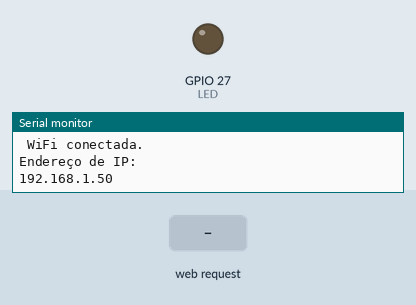
Simulated run of this sketch. Board: ESP32. Shown: output pins drawn as LEDs (lit = HIGH), the last lines printed to the serial monitor. The test bench sets the inputs (shaded band). WiFi joins after 1.5 s; servers stay silent unless stated.

Above: at 2.7 s.
2.8 s: HTTP request GET /H received
At 3.1 s:
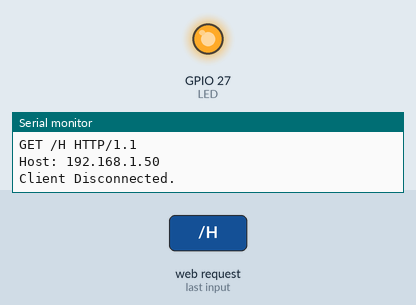
4.3 s: HTTP request GET /L received
At 5.4 s:
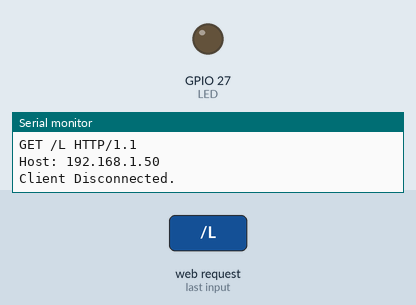
Timing chart, 0 to 7.3 s (numbered marks = the images above; inputs shaded):
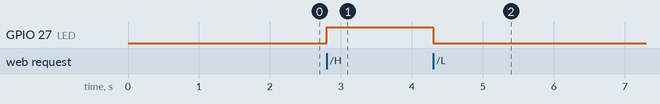

Measured:
- after the input at 2.8 s, GPIO 27 (LED): LOW → HIGH at once
- after the input at 4.3 s, GPIO 27 (LED): HIGH → LOW at once

The sketch:

esp_webServer.ino
```cpp
/*
  Programa para comunicação Wifi
  SENAI - Timbó
  TEC - Desenvolvimento de Sistemas - Internet das Coisas
*/

#include <WiFi.h>

// Substitua pelo SSID e senha da sua rede WiFi
const char* ssid = "Smart 4.0 (3)";
const char* password = "Smart4.0";
int LED = 27;
WiFiServer server(80);

void setup() {
  Serial.begin(115200);  // Inicializa comunicação serial
  pinMode(LED, OUTPUT);

  Serial.println();
  Serial.print("Conectando-se a ");
  Serial.print(ssid);
  WiFi.begin(ssid, password);

  // Aguarda conexão
  while (WiFi.status() != WL_CONNECTED) {
    delay(500);
    Serial.println(".");
  }

  Serial.print(" ");
  Serial.println("WiFi conectada.");
  Serial.println("Endereço de IP: ");
  Serial.println(WiFi.localIP());

  server.begin();
}

void loop() {
  WiFiClient client = server.available();
  if (client) {
    Serial.println("New Client.");
    String currentLine = "";
    while (client.connected()) {
      if (client.available()) {
        char c = client.read();
        Serial.write(c);
        if (c == '\n') {
          if (currentLine.length() == 0) {
            client.println("HTTP/1.1 200 OK");
            client.println("Content-type:text/html");
            client.println();

            client.println("<!DOCTYPE html>");
            client.println("<html lang='pt-BR'>");
            client.println("<head>");
            client.println("<meta charset='UTF-8'>");
            client.println("<meta name='viewport' content='width=device-width, initial-scale=1.0'>");
            client.println("<title>Controle de LED</title>");
            client.println("<style>");
            client.println("body { font-family: Arial, sans-serif; background-color: #f0f0f0; text-align: center; padding: 50px; }");
            client.println("h1 { color: #333; }");
            client.println(".button { display: inline-block; padding: 15px 30px; font-size: 18px; margin: 20px; cursor: pointer;");
            client.println("text-decoration: none; color: white; border: none; border-radius: 5px; transition: background-color 0.3s ease; }");
            client.println(".on { background-color: #28a745; }");
            client.println(".on:hover { background-color: #218838; }");
            client.println(".off { background-color: #dc3545; }");
            client.println(".off:hover { background-color: #c82333; }");
            client.println("</style>");
            client.println("</head>");
            client.println("<body>");
            client.println("<h1>Controle de LED - GPIO 27</h1>");
            client.println("<a href=\"/H\" class=\"button on\">Ligar LED</a>");
            client.println("<a href=\"/L\" class=\"button off\">Desligar LED</a>");
            client.println("</body>");
            client.println("</html>");
            client.println();
            break;
          } else {
            currentLine = "";
          }
        } else if (c != '\r') {
          currentLine += c;
        }
        if (currentLine.endsWith("GET /H")) {
          digitalWrite(LED, HIGH);
        }
        if (currentLine.endsWith("GET /L")) {
          digitalWrite(LED, LOW);
        }
      }
    }
    client.stop();
    Serial.println("Client Disconnected.");
  }
}
```
